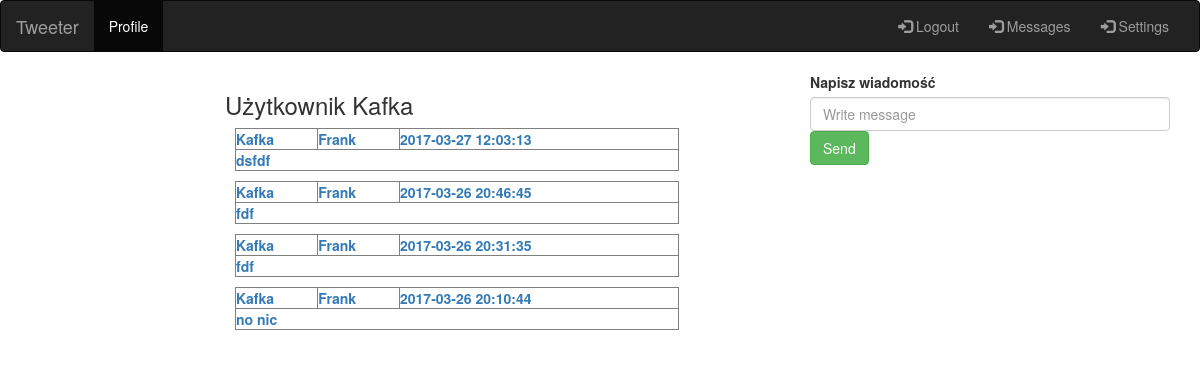
/sites/profile.php?id=40, run on the app's committed database.
### tables this page shows
CREATE TABLE `users` (
  `id` int(11) NOT NULL AUTO_INCREMENT,
  `username` varchar(64) NOT NULL,
  `email` varchar(64) NOT NULL,
  `passwordHash` varchar(64) NOT NULL,
  PRIMARY KEY (`id`),
  UNIQUE KEY `username` (`username`),
  UNIQUE KEY `email` (`email`)
);

CREATE TABLE `tweets` (
  `id` int(11) NOT NULL AUTO_INCREMENT,
  `userId` int(11) NOT NULL,
  `text` varchar(141) DEFAULT NULL,
  `creationDate` timestamp NOT NULL DEFAULT CURRENT_TIMESTAMP,
  PRIMARY KEY (`id`),
  KEY `userId` (`userId`),
  CONSTRAINT `tweets_ibfk_1` FOREIGN KEY (`userId`) REFERENCES `users` (`id`)
);

### src/util/db.php (called while the page is built, shortened)
<?php
class db {
    public function __construct(
        $host = "localhost",
        $user = "root",
        $pass = "coderslab"
    ){
        try {
            $this->conn = new PDO("mysql:host=$host", $user, $pass, [
                PDO::ATTR_ERRMODE => PDO::ERRMODE_EXCEPTION,
                PDO::ATTR_DEFAULT_FETCH_MODE => PDO::FETCH_ASSOC
            ]);
        } catch (Exception $e) {
            echo "Uwaga: " . $e->getMessage() . "<br>";
        }
    }
    public function changeDB($name){
        return true;
    }
}

### src/abstract/activeRecord.php (called while the page is built, shortened)
<?php
abstract class activeRecord implements activeRecordInterface {
    public static function connect() {
        return true;
    }
}

### src/model/user.php (called while the page is built, shortened)
<?php
class user extends activeRecord {
    private $username;
    private $email;
    public function __construct() {
        $this->email = '';
        $this->username = '';
        $this->passwordHash = '';}
    public function getId(){
        return $this->id;}
    public function getUsername(){
        return $this->username;}
    public function getEmail(){
        return $this->email;}
    static public function loadById($id){
        $sql = "SELECT * FROM users WHERE id=:id";
        $stmt = self::$db->conn->prepare($sql);
        $result = $stmt->execute([ 'id' => $id ]);
        if ($result && $stmt->rowCount() >= 1) {
            $row = $stmt->fetch(PDO::FETCH_ASSOC);
            $loadedUser = new user();
            $loadedUser->id = $row['id'];
            $loadedUser->username = $row['username'];
            $loadedUser->passwordHash = $row['passwordHash'];
            $loadedUser->email = $row['email'];
            return $loadedUser;
        }
        return null;
    }
}

### src/model/tweet.php (called while the page is built, shortened)
<?php
class tweet extends activeRecord {
    private $text;
    private $creationDate;
    public function getId() {
        return $this->id;}
    public function getText() {
        return $this->text;}
    public function getCreationDate() {
        return $this->creationDate;}
    public function __construct() {
        $this->id = -1;
        $this->text = '';
        $this->creationDate = null;
    }
    public static function loadAllByUserId($id) {
        $sql = "SELECT * FROM tweets WHERE userId=:id ORDER BY creationDate DESC";
        $stmt = self::$db->conn->prepare($sql);
        $result = $stmt->execute([ 'id' => $id ]);
        $returnTable = [];
        if ($result !== false && $stmt->rowCount() > 0) {
            foreach ($stmt as $row){
                $loadedTweet = new tweet();
                $loadedTweet->id = $row['id'];
                $loadedTweet->userId = $row['userId'];
                $loadedTweet->text = $row['text'];
                $loadedTweet->creationDate = $row['creationDate'];
                $returnTable[] = $loadedTweet;
            }
        }
        return $returnTable;
    }
}

### sites/profile.php (the view, shortened to what this page needs)
<?php
require_once('../autoloader.php');
$userId= null;
if ($_SERVER['REQUEST_METHOD'] === 'GET') {
    if (!empty($_GET['id'])) {
        $user = user::loadById($_GET['id']);
        $userId= $user->getId();
    }
}
?>
<!DOCTYPE html>
<html lang="en">
<head>
      <link rel="stylesheet" href="../css/style.css" type="text/css">
      <link rel="stylesheet" href="https://maxcdn.bootstrapcdn.com/bootstrap/3.3.7/css/bootstrap.min.css">
</head>
<body>
<nav class="navbar navbar-inverse">
  <div class="container-fluid">
    <div class="navbar-header">
        <a class="navbar-brand" href="../index.php">Tweeter</a>
    </div>
    <div class="collapse navbar-collapse" id="myNavbar">
      <ul class="nav navbar-nav">
        <li class="active"><a href="profile.php">Profile</a></li>
        <li><a href="#"></a></li>
        <li><a href="#"></a></li>
        <li><a href="#"></a></li>
      </ul>
      <ul class="nav navbar-nav navbar-right">
        <li><a href="logout.php"><span class="glyphicon glyphicon-log-in"></span> Logout</a></li>
        <li><a href="messages.php"><span class="glyphicon glyphicon-log-in"></span> Messages</a></li>
        <li><a href="settings.php"><span class="glyphicon glyphicon-log-in"></span> Settings</a></li>
      </ul>
    </div>
  </div>
</nav>
<div class="container">
  <div class="row">
    <div class="col-sm-2">
    </div>
    <div class="col-sm-6 ">
        <?php
        if (!empty($user)) {
            echo "<h3>Użytkownik " . $user->getUsername() . "</h3>";
            $allTweets = tweet::loadAllByUserId($user->getId());
            foreach ($allTweets as $tweet) {
                echo "<a href=tweet.php?id=" . $tweet->getId() . ">";
                echo "<table><tr><td> " . $user->getUsername() . " </td><td> " . $user->getEmail() .
                        " </td><td> " . $tweet->getCreationDate() . " </td></tr><tr><td colspan='3'> " .
                        $tweet ->getText() . " </td></tr></table>";
                echo "</a>";
            }
        }
        ?>
    </div>
    <div class="col-sm-4">
        <?php
        if ($userId != $clientId && $userId != null) {
        ?>
        <form action="" method="post" role="form" >
                <label for="message">Napisz wiadomość</label>
                <input type="text" class="form-control" name="message" id="message"
                       placeholder="Write message">
            <button type="submit" class="btn btn-success">Send</button>
        </form>
        <?php }
        ?>
    </div>
  </div>
</div>
</body>
</html>

### css/style.css (style rules this page uses)
td { border: 1px solid grey; font-weight: 700; }
table { width: 80%; margin: 10px; }

### data on the page
users: username "Kafka"
tweets: userId.username "Kafka", userId.email "Frank", creationDate "2017-03-27 12:03:13", text "dsfdf"
tweets: userId.username "Kafka", userId.email "Frank", creationDate "2017-03-26 20:46:45", text "fdf"
tweets: userId.username "Kafka", userId.email "Frank", creationDate "2017-03-26 20:31:35", text "fdf"
tweets: userId.username "Kafka", userId.email "Frank", creationDate "2017-03-26 20:10:44", text "no nic"
